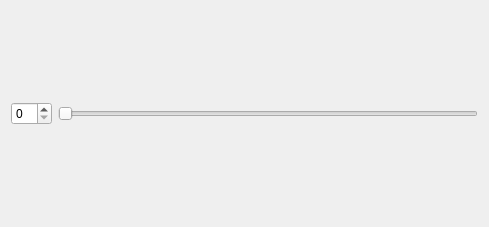
<?xml version="1.0" encoding="UTF-8"?>
<ui version="4.0">
 <class>SmallWidget</class>
 <widget class="QWidget" name="SmallWidget">
  <property name="geometry">
   <rect>
    <x>0</x>
    <y>0</y>
    <width>489</width>
    <height>227</height>
   </rect>
  </property>
  <property name="windowTitle">
   <string>Form</string>
  </property>
  <layout class="QHBoxLayout" name="horizontalLayout">
   <item>
    <widget class="QSpinBox" name="spinBox"/>
   </item>
   <item>
    <widget class="QSlider" name="horizontalSlider">
     <property name="orientation">
      <enum>Qt::Horizontal</enum>
     </property>
    </widget>
   </item>
  </layout>
 </widget>
 <resources/>
 <connections/>
</ui>
